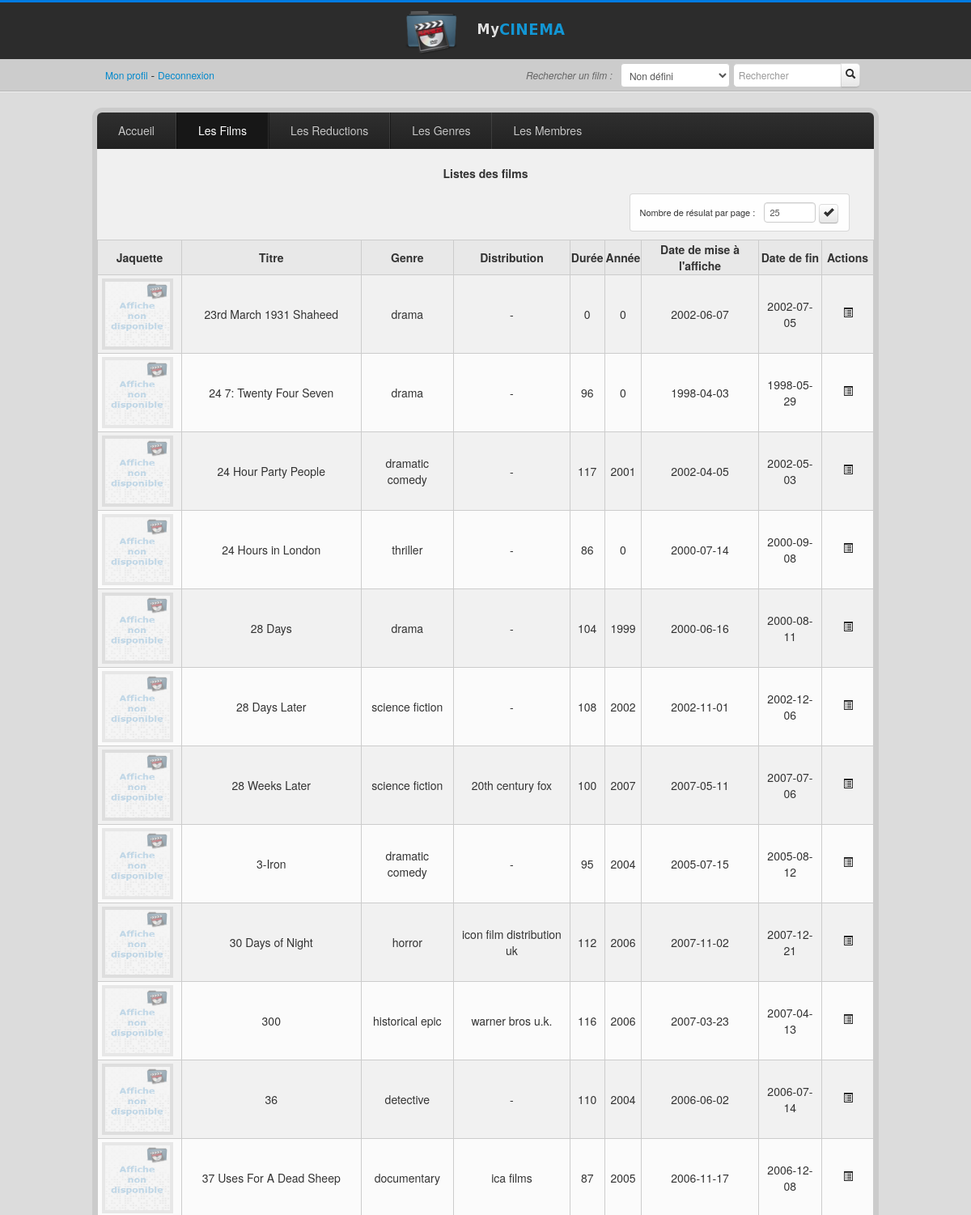
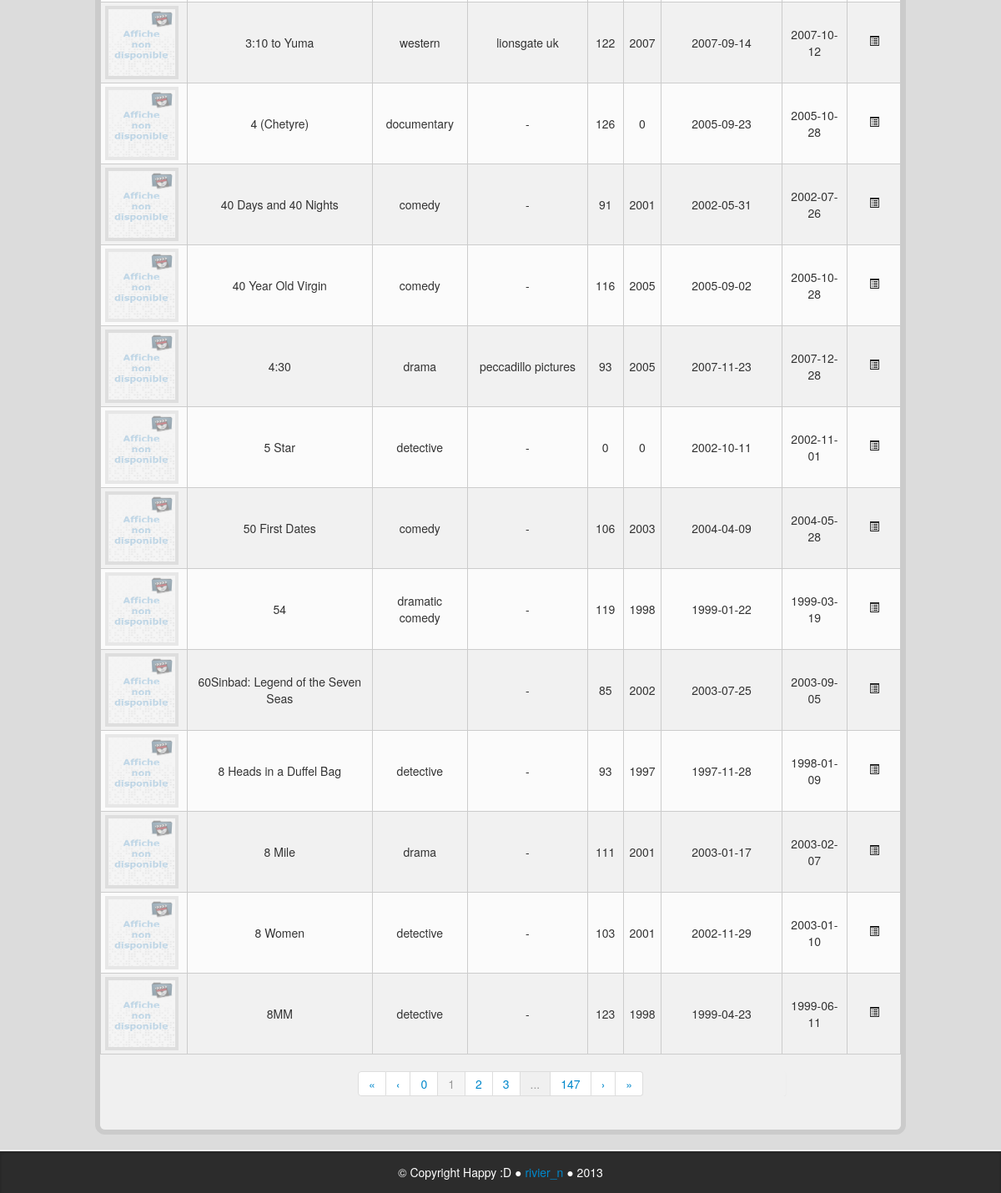
Screenshot of /index.php?file=ListFilms&page=1 (signed in) with the database file from the repository (2 pictures, top to bottom).
### tables this page shows
CREATE TABLE IF NOT EXISTS `tp_film` (
  `id_film` int(11) NOT NULL,
  `id_genre` tinyint(4) DEFAULT NULL,
  `id_distrib` int(11) DEFAULT NULL,
  `titre` varchar(255) NOT NULL,
  `resum` varchar(255) NOT NULL,
  `date_debut_affiche` date NOT NULL,
  `date_fin_affiche` date NOT NULL,
  `duree_min` int(11) NOT NULL,
  `annee_prod` int(11) DEFAULT NULL,
  PRIMARY KEY (`id_film`),
  KEY `id_genre` (`id_genre`),
  KEY `id_distrib` (`id_distrib`)
);

CREATE TABLE IF NOT EXISTS `tp_genre` (
  `id_genre` tinyint(4) NOT NULL,
  `nom` varchar(255) NOT NULL,
  PRIMARY KEY (`id_genre`)
);

CREATE TABLE IF NOT EXISTS `tp_distrib` (
  `id_distrib` int(11) NOT NULL,
  `nom` varchar(255) NOT NULL,
  `telephone` varchar(255) NOT NULL,
  `adresse` varchar(255) NOT NULL,
  `cpostal` varchar(255) NOT NULL,
  `ville` varchar(255) NOT NULL,
  `pays` varchar(255) NOT NULL,
  PRIMARY KEY (`id_distrib`)
);

### inc/functions.php (called while the page is built, shortened)
<?php
if(!isset($_GET['page']))
{
	$page = 0;
}
else
{
	$page = $_GET['page'];
}
if(!isset($_POST['tri']) && empty($_POST['tri']))
{
	if(isset($_GET['file']))
	{
		switch($_GET['file'])
		{
			case "ListFilms":
				$tri = "titre";
				break;
		}
	}
}
else
{
	$tri = $_POST['tri'];
}
?>

### inc/db.php (called while the page is built, shortened)
<?php
function getTable($bdd, $table , $page = 0, $tri, $max = 20) {
	$tri = mysqli_real_escape_string($bdd, $tri);
	$table = mysqli_real_escape_string($bdd, $table);
	$page = abs(intval($page));
	$max = abs(intval($max));
	$page *= $max;
	$resultat = mysqli_query($bdd, "SELECT * FROM $table ORDER BY $tri LIMIT $page, $max");
	$tabres = array();
	while($row = mysqli_fetch_assoc($resultat))
	{
   		$tabres[] = $row;
	}
	return $tabres;
}
function checkTable($bdd, $table, $name, $id , $name_where)
{
	$resultat = mysqli_query($bdd, "SELECT $name FROM $table WHERE $name_where = \"$id\" LIMIT 1");
	$row = mysqli_fetch_assoc($resultat);
	return $row[$name];
}
function countTable($bdd, $table)
{
	$table = mysqli_real_escape_string($bdd, $table);
	$res = mysqli_query($bdd, "SELECT count(*) AS res FROM $table");
	$donnees = mysqli_fetch_assoc($res);
	return $donnees['res'];
}
?>

### inc/ListFilms.php (the view, shortened to what this page needs)
		<?php
$films_list = getTable($bdd, "tp_film", $page, $tri, $_SESSION['limit'] );
$countdistrib = countTable($bdd, "tp_distrib");
?>
<h5>Listes des films</h5>
<div class="nb-result">
	<form method="POST">
		<label for="limit">Nombre de résulat par page :</label>
		<input type="number" id="limit" class="input-small" name="limit" placeholder="25" min="20" max="500" value="<?php if(isset($_SESSION['limit'])){ echo $_SESSION['limit']; } ?>">
		<button type="submit" class="btn"><i class="icon-ok"></i></button>
	</form>
</div>
<table>
	<tr>
		<th>Jaquette</th>
		<th>Titre</th>
		<th>Genre</th>
		<th>Distribution</th>
		<th>Durée</th>
		<th>Année</th>
		<th>Date de mise à l'affiche</th>
		<th>Date de fin</th>
		<th class="actions">Actions</th>
	</tr>
<?php
$i = 0;
foreach($films_list as $val)
{
	if(file_exists("upload/img/film" . $val['id_film'] . ".png"))
	{
 		$img = "<img src=\"upload/img/film" . $val['id_film'] . ".png\" alt=\"avatar\">";
	}
	else
	{
 		$img = "<img src=\"img/filmdefaut.png\" alt=\"avatar\">";
	}
	if($i%2 == 0) { echo "<tr class=\"gris\">"; } else { echo "<tr>"; }
	echo "<td class=\"img-film\">";
	echo $img;
	echo "</td>";
	echo "<td>";
	echo $val['titre'];
	echo "</td>";
	echo "<td>";
	echo checkTable($bdd, "tp_genre", "nom" , $val['id_genre'], "id_genre");
	echo "</td>";
	echo "<td>";
	if(!empty($val['id_distrib'])) { echo checkTable($bdd, "tp_distrib", "nom" , $val['id_distrib'], "id_distrib"); } else{ echo "-"; }
	echo "</td>";
	echo "<td>";
	echo $val['duree_min'];
	echo "</td>";
	echo "<td>";
	echo $val['annee_prod'];
	echo "</td>";
	echo "<td>";
	echo $val['date_debut_affiche'];
	echo "</td>";
	echo "<td>";
	echo $val['date_fin_affiche'];
	echo "</td>";
	echo "<td>";
	echo "<a href=\"index.php?file=Film&amp;id=" . $val['id_film'] . "\" title=\"\"><i class='icon-list-alt unset-button'></i></a>";
	echo "</td>";
	echo "</tr>";
	$i++;
}
$page_nb = round(countTable($bdd, "tp_film") / $_SESSION['limit']);
?>
</table>
<div class="pagination">
  <ul>
<?php
if($page > 0) {
	$i = $page -1;
	echo "<li><a href=\"index.php?file=ListFilms&amp;page=0\">&laquo;</a></li>";
 	echo "<li><a href=\"index.php?file=ListFilms&amp;page=" . $i . "\">&lsaquo;</a></li>";
}
else
{
	echo "<li class=\"disabled\"><a href=\"#\">&laquo;</a></li>";
}
for($i = 0; $i <= $page_nb; $i++)
{
	if($i == $page_nb || ($i > $page - 3 && $i < $page + 3) || $i <= 1)
	{
		if($i == $page)
		{
			echo "<li class=\"active\"><a href=\"index.php?file=ListFilms&amp;page=" . $i . "\">$i</a></li>";
		}
		else
		{
			echo "<li><a href=\"index.php?file=ListFilms&amp;page=" . $i . "\">$i</a></li>";
		}
	}
	else
	{
		if($i == $page + 3)
		{
			echo "<li class=\"disabled\"><a href=\"index.php?file=ListFilms&amp;page=" . $i . "\">...</a></li>";
		}
		else if($i == 2 && $page > 4)
		{
			echo "<li class=\"disabled\"><a href=\"index.php?file=ListFilms&amp;page=" . $i . "\">...</a></li>";
		}
	}
}
if($page != $page_nb)
{
	$i = $page +1;
	echo "<li><a href=\"index.php?file=ListFilms&amp;page=" . $i . "\">&rsaquo;</a></li>";
	echo "<li><a href=\"index.php?file=ListFilms&amp;page=$page_nb\">&raquo;</a></li>";
}
else
{
	echo "<li class=\"disabled\"><a href=\"index.php?file=ListFilms&amp;page=$page_nb\">&raquo;</a></li>";
}
?>
  </ul>
</div>

### index.php (shortened to what this page needs)
<?php session_start();
require_once("inc/db.php");
require_once("inc/functions.php");
require_once("inc/header.php");
$inc = array();
$folder = opendir("./inc/");
while($file = readdir($folder)) {
	$path = pathinfo($file);
	if($path['extension'] == "php" && $file != "config.php") {
		$inc[] = $path['filename'];
	}
}
foreach($inc as $val) {
	if (isset($_GET['file']) && $_GET['file'] != "index" && $_GET['file'] != "config" && $_GET['file'] != "header" && $_GET['file'] != "footer" && $_GET['file'] != "functions" && $_GET['file'] != "db") {
		if($_GET['file'] == $val) {
			include_once("inc/".$val.".php");
			break;
		}
	}
}
require_once("inc/footer.php");
?>

### css/style.css (style rules this page uses)
body { background-color: #dcdcdc; }
table { background-color: #fbfbfb; margin:10px auto; border: solid 1px #cccccc ; text-align:center; min-width:900px; position: relative; }
.gris { background-color: #f1f1f1; }
th { background-color: #e8e8e8; border: solid 1px #cccccc ; }
label { display: inline-block; width:170px; }
td { padding:0 5px; border: solid 1px #cccccc ; }
.actions { width:61px; }
form { width:420px; margin:20px auto; }
h5 { text-align: center; padding:20px 0px 5px 0px; margin:0; }
input[type=text],input[type=number],input[type=date], input[type=mail] { margin-top:8px; }
.nav li:hover, .nav li:active, .active { background-image: -moz-linear-gradient(top, #171717, #171717); background-image: -webkit-gradient(linear, 0 0, 0 100%, from(#171717), to(#171717)); background-image: -webkit-linear-gradient(top, #171717, #171717); background-image: -o-linear-gradient(top, #171717, #171717); background-image: linear-gradient(to bottom, #171717, #171717); background-repeat: repeat-x; color:white; margin: 0; }
.nb-result { background-color: rgba(255,255,255,0.9); -webkit-border-radius:4px; -moz-border-radius: 4px; border-radius: 4px; width:260px; height:45px; display: inline-block; padding: 0 5px; border: solid 1px rgba(0,0,0,0.15); float: right; margin:10px 30px; }
.nb-result form { width:95%; height:30px; margin:2px auto; }
.nb-result button { width:auto; height:24px; padding: 1px 4px; }
.nb-result label { font-size:11px; width:150px; }
.nb-result input[type=number] { font-size:11px; height:15px; width:50px; line-height: 15px; }
.img-film { padding-right: 10px; }
.img-film img { width:80px; height:80px; border: solid 4px rgba(0,0,0,0.08); margin: 4px 6px 4px 0; }
.pagination { width: 100%; overflow: hidden; }
.pagination ul { position: relative; float: left; display: block; left: 50%; }
.pagination ul li { position: relative; float: left; display: block; right: 50%; }

### rows the page displays
tp_film: titre "23rd March 1931 Shaheed", id_genre.nom "drama", duree_min "0", annee_prod "0", date_debut_affiche "2002-06-07", date_fin_affiche "2002-07-05"
tp_film: titre "24 7: Twenty Four Seven", id_genre.nom "drama", duree_min "96", annee_prod "0", date_debut_affiche "1998-04-03", date_fin_affiche "1998-05-29"
tp_film: titre "24 Hour Party People", id_genre.nom "dramatic comedy", duree_min "117", annee_prod "2001", date_debut_affiche "2002-04-05", date_fin_affiche "2002-05-03"
tp_film: titre "24 Hours in London", id_genre.nom "thriller", duree_min "86", annee_prod "0", date_debut_affiche "2000-07-14", date_fin_affiche "2000-09-08"
tp_film: titre "28 Days", id_genre.nom "drama", duree_min "104", annee_prod "1999", date_debut_affiche "2000-06-16", date_fin_affiche "2000-08-11"
tp_film: titre "28 Days Later", id_genre.nom "science fiction", duree_min "108", annee_prod "2002", date_debut_affiche "2002-11-01", date_fin_affiche "2002-12-06"
tp_film: titre "28 Weeks Later", id_genre.nom "science fiction", id_distrib.nom "20th century fox", duree_min "100", annee_prod "2007", date_debut_affiche "2007-05-11", date_fin_affiche "2007-07-06"
tp_film: titre "3-Iron", id_genre.nom "dramatic comedy", duree_min "95", annee_prod "2004", date_debut_affiche "2005-07-15", date_fin_affiche "2005-08-12"
tp_film: titre "30 Days of Night", id_genre.nom "horror", id_distrib.nom "icon film distribution uk", duree_min "112", annee_prod "2006", date_debut_affiche "2007-11-02", date_fin_affiche "2007-12-21"
tp_film: titre "300", id_genre.nom "historical epic", id_distrib.nom "warner bros u.k.", duree_min "116", annee_prod "2006", date_debut_affiche "2007-03-23", date_fin_affiche "2007-04-13"
tp_film: titre "36", id_genre.nom "detective", duree_min "110", annee_prod "2004", date_debut_affiche "2006-06-02", date_fin_affiche "2006-07-14"
tp_film: titre "37 Uses For A Dead Sheep", id_genre.nom "documentary", id_distrib.nom "ica films", duree_min "87", annee_prod "2005", date_debut_affiche "2006-11-17", date_fin_affiche "2006-12-08"
tp_film: titre "3:10 to Yuma", id_genre.nom "western", id_distrib.nom "lionsgate uk", duree_min "122", annee_prod "2007", date_debut_affiche "2007-09-14", date_fin_affiche "2007-10-12"
tp_film: titre "4 (Chetyre)", id_genre.nom "documentary", duree_min "126", annee_prod "0", date_debut_affiche "2005-09-23", date_fin_affiche "2005-10-28"
tp_film: titre "40 Days and 40 Nights", id_genre.nom "comedy", duree_min "91", annee_prod "2001", date_debut_affiche "2002-05-31", date_fin_affiche "2002-07-26"
tp_film: titre "40 Year Old Virgin", id_genre.nom "comedy", duree_min "116", annee_prod "2005", date_debut_affiche "2005-09-02", date_fin_affiche "2005-10-28"
tp_film: titre "4:30", id_genre.nom "drama", id_distrib.nom "peccadillo pictures", duree_min "93", annee_prod "2005", date_debut_affiche "2007-11-23", date_fin_affiche "2007-12-28"
tp_film: titre "5 Star", id_genre.nom "detective", duree_min "0", annee_prod "0", date_debut_affiche "2002-10-11", date_fin_affiche "2002-11-01"
tp_film: titre "50 First Dates", id_genre.nom "comedy", duree_min "106", annee_prod "2003", date_debut_affiche "2004-04-09", date_fin_affiche "2004-05-28"
tp_film: titre "54", id_genre.nom "dramatic comedy", duree_min "119", annee_prod "1998", date_debut_affiche "1999-01-22", date_fin_affiche "1999-03-19"
tp_film: titre "60Sinbad: Legend of the Seven Seas", duree_min "85", annee_prod "2002", date_debut_affiche "2003-07-25", date_fin_affiche "2003-09-05"
tp_film: titre "8 Heads in a Duffel Bag", id_genre.nom "detective", duree_min "93", annee_prod "1997", date_debut_affiche "1997-11-28", date_fin_affiche "1998-01-09"
tp_film: titre "8 Mile", id_genre.nom "drama", duree_min "111", annee_prod "2001", date_debut_affiche "2003-01-17", date_fin_affiche "2003-02-07"
tp_film: titre "8 Women", id_genre.nom "detective", duree_min "103", annee_prod "2001", date_debut_affiche "2002-11-29", date_fin_affiche "2003-01-10"
tp_film: titre "8MM", id_genre.nom "detective", duree_min "123", annee_prod "1998", date_debut_affiche "1999-04-23", date_fin_affiche "1999-06-11"
